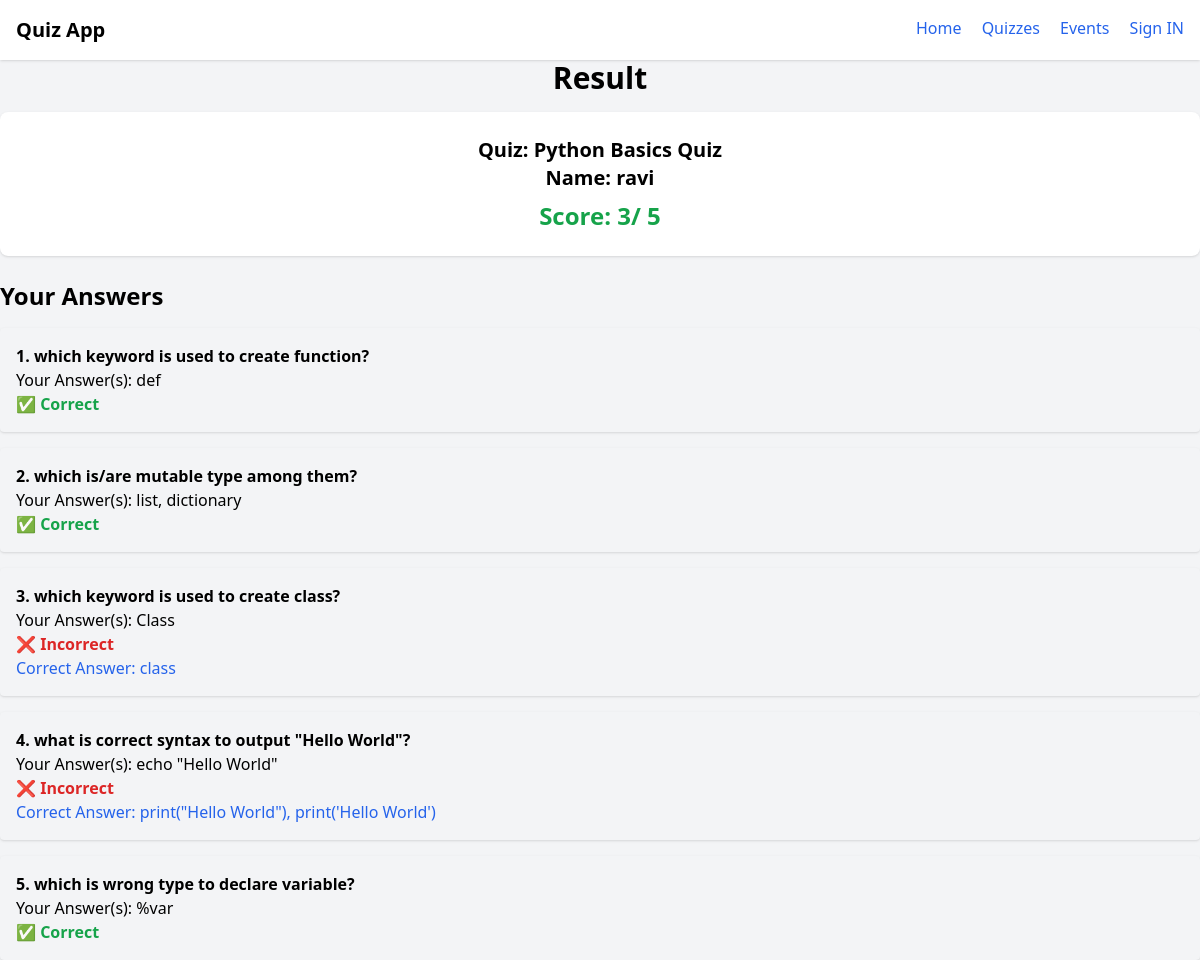
The page /result/1 on the database its author committed.
### quizzs/models.py (models this page shows, shortened)
class UserSubmission(models.Model):
    quiz = models.ForeignKey(Quiz, on_delete=models.CASCADE, related_name='user_submission')
    user_name = models.CharField(max_length=30)
    score = models.IntegerField(default=0)
    submitted_at = models.DateTimeField(auto_now_add=True)

class Quiz(models.Model):
    title = models.CharField(max_length=50)
    description = models.TextField()
    created_at = models.DateTimeField(auto_now_add=True)
    updated_at = models.DateTimeField(auto_now=True)

class Question(models.Model):
    QUESTION_TYPE=[
        ("SINGLE", "SINGLE"),
        ("MULTIPLE", "MULTIPLE")
    ]
    quiz = models.ForeignKey(Quiz, on_delete=models.CASCADE, related_name='question')
    text = models.TextField()
    question_type = models.CharField(choices=QUESTION_TYPE, default="SINGLE")
    created_at = models.DateTimeField(auto_now_add=True)

class UserAnswer(models.Model):
    submission = models.ForeignKey(UserSubmission, on_delete=models.CASCADE, related_name='user_answer')
    question = models.ForeignKey(Question, on_delete=models.CASCADE)
    answer = models.TextField()
    is_correct = models.BooleanField(default=False)

### quizzs/views.py (the view)
# urls.py: path('result/<int:submission_id>', views.result, name='result'),
def result(request, submission_id):
    submission = UserSubmission.objects.get(id=submission_id)
    user_answers = submission.user_answer.select_related('question').all()
    grouped = {}
    for ua in user_answers:
        qs = ua.question
        if qs.id not in grouped:
            grouped[qs.id]={
                "question":qs,
                "user_ans":[],
                "correct_ans":list(qs.answer.filter(is_correct=True).values_list('text', flat=True))
            }
        grouped[qs.id]["user_ans"].append({
            "text":ua.answer,
            "is_correct":ua.is_correct
        })
    results = []
    for val in grouped.values():
        user_correct = [x["text"] for x in val["user_ans"] if x["is_correct"] ]
        fully_correct = set(user_correct) == set(val["correct_ans"])
        results.append({
            "question":val["question"],
            "user_answers":val["user_ans"],
            "correct_answers":val["correct_ans"],
            "is_correct":fully_correct
        })
    con = {
        'submission':submission,
        'results':results,
    }
    return render(request, 'result.html', con)

### quizzs/templates/result.html
{% extends 'home.html' %}
{% block content %}
    <h1 class="text-3xl font-bold mb-4 text-center">Result</h1>
    <div class="bg-white shadow p-6 rounded-lg mb-6 text-center">
        <p class="text-xl font-semibold">Quiz: {{ submission.quiz.title }}</p>
        <p class="text-xl font-semibold">Name: {{ submission.user_name }}</p>
        <p class="text-2xl font-bold text-green-600 mt-2">
            Score: {{ submission.score }}/ 5
        </p>
    </div>
    <h2 class="text-2xl font-bold mb-4">Your Answers</h2>
    <div class="space-y-4">
        {% for res in results %}
        <div class="p-4 bg-gray-100 rounded shadow">
            <p class="font-bold">{{ forloop.counter }}. {{ res.question.text }}</p>
            <p>Your Answer(s):
                {% for ua in res.user_answers %}
                    {{ ua.text }}{% if not forloop.last %},{% endif %}
                {% endfor %}
            </p>
            {% if res.is_correct %}
                <p class="text-green-600 font-semibold">✅ Correct</p>
            {% else %}
                <p class="text-red-600 font-semibold">❌ Incorrect</p>
                <p class="text-blue-600">
                    Correct Answer:
                    {% for ca in res.correct_answers %}
                        {{ ca }}{% if not forloop.last %}, {% endif %}
                    {% endfor %}
                </p>
            {% endif %}
        </div>
        {% endfor %}
    </div>
{% endblock %}

### rows shown on the page
UserSubmission: quiz "Python Basics Quiz", user_name "ravi", score "3"
Question: question.text "which keyword is used to create function?", shows "✅ Correct"
UserAnswer: text "def"
Question: question.text "which is/are mutable type among them?", shows "✅ Correct"
UserAnswer: text "list"
UserAnswer: text "dictionary"
Question: question.text "which keyword is used to create class?", correct_answers "class"
UserAnswer: text "Class"
Question: question.text "what is correct syntax to output \"Hello World\"?", correct_answers "print(\"Hello World\")" "print('Hello World')"
UserAnswer: text "echo \"Hello World\""
Question: question.text "which is wrong type to declare variable?", shows "✅ Correct"
UserAnswer: text "%var"
